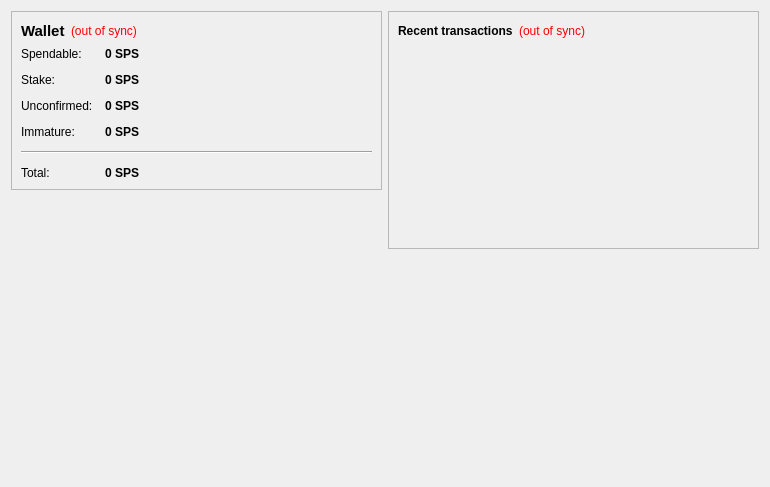
<?xml version="1.0" encoding="UTF-8"?>
<ui version="4.0">
 <class>OverviewPage</class>
 <widget class="QWidget" name="OverviewPage">
  <property name="geometry">
   <rect>
    <x>0</x>
    <y>0</y>
    <width>770</width>
    <height>487</height>
   </rect>
  </property>
  <property name="windowTitle">
   <string>Form</string>
  </property>
  <layout class="QHBoxLayout" name="horizontalLayout" stretch="1,1">
   <item>
    <layout class="QVBoxLayout" name="verticalLayout_2">
     <item>
      <widget class="QFrame" name="frame">
       <property name="frameShape">
        <enum>QFrame::StyledPanel</enum>
       </property>
       <property name="frameShadow">
        <enum>QFrame::Raised</enum>
       </property>
       <layout class="QVBoxLayout" name="verticalLayout_4">
        <item>
         <layout class="QHBoxLayout" name="horizontalLayout_4">
          <item>
           <widget class="QLabel" name="label_5">
            <property name="font">
             <font>
              <pointsize>11</pointsize>
              <weight>75</weight>
              <bold>true</bold>
             </font>
            </property>
            <property name="text">
             <string>Wallet</string>
            </property>
           </widget>
          </item>
          <item>
           <widget class="QLabel" name="labelWalletStatus">
            <property name="toolTip">
             <string>The displayed information may be out of date. Your wallet automatically synchronizes with the SHAPES network after a connection is established, but this process has not completed yet.</string>
            </property>
            <property name="styleSheet">
             <string notr="true">QLabel { color: red; }</string>
            </property>
            <property name="text">
             <string notr="true">(out of sync)</string>
            </property>
            <property name="alignment">
             <set>Qt::AlignLeading|Qt::AlignLeft|Qt::AlignVCenter</set>
            </property>
           </widget>
          </item>
          <item>
           <spacer name="horizontalSpacer_2">
            <property name="orientation">
             <enum>Qt::Horizontal</enum>
            </property>
            <property name="sizeHint" stdset="0">
             <size>
              <width>40</width>
              <height>20</height>
             </size>
            </property>
           </spacer>
          </item>
         </layout>
        </item>
        <item>
         <layout class="QFormLayout" name="formLayout_2">
          <property name="fieldGrowthPolicy">
           <enum>QFormLayout::AllNonFixedFieldsGrow</enum>
          </property>
          <property name="horizontalSpacing">
           <number>12</number>
          </property>
          <property name="verticalSpacing">
           <number>12</number>
          </property>
          <item row="0" column="0">
           <widget class="QLabel" name="label">
            <property name="text">
             <string>Spendable:</string>
            </property>
           </widget>
          </item>
          <item row="0" column="1">
           <widget class="QLabel" name="labelBalance">
            <property name="font">
             <font>
              <weight>75</weight>
              <bold>true</bold>
             </font>
            </property>
            <property name="cursor">
             <cursorShape>IBeamCursor</cursorShape>
            </property>
            <property name="toolTip">
             <string>Your current spendable balance</string>
            </property>
            <property name="text">
             <string notr="true">0 SPS</string>
            </property>
            <property name="textInteractionFlags">
             <set>Qt::LinksAccessibleByMouse|Qt::TextSelectableByKeyboard|Qt::TextSelectableByMouse</set>
            </property>
           </widget>
          </item>
          <item row="1" column="0">
           <widget class="QLabel" name="label_6">
            <property name="text">
             <string>Stake:</string>
            </property>
           </widget>
          </item>
          <item row="1" column="1">
           <widget class="QLabel" name="labelStake">
            <property name="font">
             <font>
              <weight>75</weight>
              <bold>true</bold>
             </font>
            </property>
            <property name="cursor">
             <cursorShape>IBeamCursor</cursorShape>
            </property>
            <property name="toolTip">
             <string>Total of coins that was staked, and do not yet count toward the current balance</string>
            </property>
            <property name="text">
             <string notr="true">0 SPS</string>
            </property>
            <property name="textInteractionFlags">
             <set>Qt::LinksAccessibleByMouse|Qt::TextSelectableByKeyboard|Qt::TextSelectableByMouse</set>
            </property>
           </widget>
          </item>
          <item row="2" column="0">
           <widget class="QLabel" name="label_3">
            <property name="text">
             <string>Unconfirmed:</string>
            </property>
           </widget>
          </item>
          <item row="2" column="1">
           <widget class="QLabel" name="labelUnconfirmed">
            <property name="font">
             <font>
              <weight>75</weight>
              <bold>true</bold>
             </font>
            </property>
            <property name="cursor">
             <cursorShape>IBeamCursor</cursorShape>
            </property>
            <property name="toolTip">
             <string>Total of transactions that have yet to be confirmed, and do not yet count toward the current balance</string>
            </property>
            <property name="text">
             <string notr="true">0 SPS</string>
            </property>
            <property name="textInteractionFlags">
             <set>Qt::LinksAccessibleByMouse|Qt::TextSelectableByKeyboard|Qt::TextSelectableByMouse</set>
            </property>
           </widget>
          </item>
          <item row="3" column="0">
           <widget class="QLabel" name="labelImmatureText">
            <property name="text">
             <string>Immature:</string>
            </property>
           </widget>
          </item>
          <item row="3" column="1">
           <widget class="QLabel" name="labelImmature">
            <property name="font">
             <font>
              <weight>75</weight>
              <bold>true</bold>
             </font>
            </property>
            <property name="toolTip">
             <string>Mined balance that has not yet matured</string>
            </property>
            <property name="text">
             <string notr="true">0 SPS</string>
            </property>
            <property name="textInteractionFlags">
             <set>Qt::LinksAccessibleByMouse|Qt::TextSelectableByKeyboard|Qt::TextSelectableByMouse</set>
            </property>
           </widget>
          </item>
          <item row="4" column="0" colspan="2">
           <widget class="Line" name="line">
            <property name="orientation">
             <enum>Qt::Horizontal</enum>
            </property>
           </widget>
          </item>
          <item row="5" column="0">
           <widget class="QLabel" name="labelTotalText">
            <property name="text">
             <string>Total:</string>
            </property>
           </widget>
          </item>
          <item row="5" column="1">
           <widget class="QLabel" name="labelTotal">
            <property name="font">
             <font>
              <weight>75</weight>
              <bold>true</bold>
             </font>
            </property>
            <property name="cursor">
             <cursorShape>IBeamCursor</cursorShape>
            </property>
            <property name="toolTip">
             <string>Your current total balance</string>
            </property>
            <property name="text">
             <string notr="true">0 SPS</string>
            </property>
            <property name="textInteractionFlags">
             <set>Qt::LinksAccessibleByMouse|Qt::TextSelectableByKeyboard|Qt::TextSelectableByMouse</set>
            </property>
           </widget>
          </item>
         </layout>
        </item>
       </layout>
      </widget>
     </item>
     <item>
      <spacer name="verticalSpacer">
       <property name="orientation">
        <enum>Qt::Vertical</enum>
       </property>
       <property name="sizeHint" stdset="0">
        <size>
         <width>20</width>
         <height>40</height>
        </size>
       </property>
      </spacer>
     </item>
     <item>
      <widget class="QLabel" name="label_2">
       <property name="autoFillBackground">
        <bool>true</bool>
       </property>
       <property name="text">
        <string/>
       </property>
       <property name="pixmap">
        <pixmap resource="../bitcoin.qrc">:/icons/techbg</pixmap>
       </property>
       <property name="scaledContents">
        <bool>false</bool>
       </property>
       <property name="margin">
        <number>0</number>
       </property>
      </widget>
     </item>
    </layout>
   </item>
   <item>
    <layout class="QVBoxLayout" name="verticalLayout_3">
     <item>
      <widget class="QFrame" name="frame_2">
       <property name="frameShape">
        <enum>QFrame::StyledPanel</enum>
       </property>
       <property name="frameShadow">
        <enum>QFrame::Raised</enum>
       </property>
       <layout class="QVBoxLayout" name="verticalLayout">
        <item>
         <layout class="QHBoxLayout" name="horizontalLayout_2">
          <item>
           <widget class="QLabel" name="label_4">
            <property name="text">
             <string>&lt;b&gt;Recent transactions&lt;/b&gt;</string>
            </property>
           </widget>
          </item>
          <item>
           <widget class="QLabel" name="labelTransactionsStatus">
            <property name="toolTip">
             <string>The displayed information may be out of date. Your wallet automatically synchronizes with the SHAPES network after a connection is established, but this process has not completed yet.</string>
            </property>
            <property name="styleSheet">
             <string notr="true">QLabel { color: red; }</string>
            </property>
            <property name="text">
             <string notr="true">(out of sync)</string>
            </property>
            <property name="alignment">
             <set>Qt::AlignRight|Qt::AlignTrailing|Qt::AlignVCenter</set>
            </property>
           </widget>
          </item>
          <item>
           <spacer name="horizontalSpacer">
            <property name="orientation">
             <enum>Qt::Horizontal</enum>
            </property>
            <property name="sizeHint" stdset="0">
             <size>
              <width>40</width>
              <height>20</height>
             </size>
            </property>
           </spacer>
          </item>
         </layout>
        </item>
        <item>
         <widget class="QListView" name="listTransactions">
          <property name="styleSheet">
           <string notr="true">QListView { background: transparent; }</string>
          </property>
          <property name="frameShape">
           <enum>QFrame::NoFrame</enum>
          </property>
          <property name="verticalScrollBarPolicy">
           <enum>Qt::ScrollBarAlwaysOff</enum>
          </property>
          <property name="horizontalScrollBarPolicy">
           <enum>Qt::ScrollBarAlwaysOff</enum>
          </property>
          <property name="selectionMode">
           <enum>QAbstractItemView::NoSelection</enum>
          </property>
         </widget>
        </item>
       </layout>
      </widget>
     </item>
     <item>
      <spacer name="verticalSpacer_2">
       <property name="orientation">
        <enum>Qt::Vertical</enum>
       </property>
       <property name="sizeHint" stdset="0">
        <size>
         <width>20</width>
         <height>40</height>
        </size>
       </property>
      </spacer>
     </item>
    </layout>
   </item>
  </layout>
 </widget>
 <resources/>
 <connections/>
</ui>
